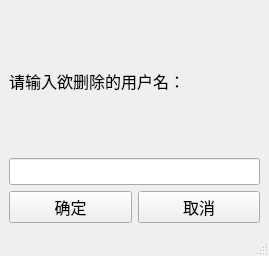
<?xml version="1.0" encoding="UTF-8"?>
<ui version="4.0">
 <class>MainWindow</class>
 <widget class="QMainWindow" name="MainWindow">
  <property name="geometry">
   <rect>
    <x>0</x>
    <y>0</y>
    <width>269</width>
    <height>256</height>
   </rect>
  </property>
  <property name="font">
   <font>
    <pointsize>12</pointsize>
   </font>
  </property>
  <property name="windowTitle">
   <string>删除</string>
  </property>
  <widget class="QWidget" name="centralwidget">
   <layout class="QVBoxLayout" name="verticalLayout_3">
    <item>
     <layout class="QVBoxLayout" name="verticalLayout_2">
      <item>
       <layout class="QVBoxLayout" name="verticalLayout">
        <item>
         <widget class="QLabel" name="label">
          <property name="text">
           <string>请输入欲删除的用户名：</string>
          </property>
         </widget>
        </item>
        <item>
         <widget class="QLineEdit" name="username_ledit"/>
        </item>
       </layout>
      </item>
      <item>
       <layout class="QHBoxLayout" name="horizontalLayout_3">
        <item>
         <widget class="QPushButton" name="enter_button">
          <property name="text">
           <string>确定</string>
          </property>
         </widget>
        </item>
        <item>
         <widget class="QPushButton" name="cancel_button">
          <property name="text">
           <string>取消</string>
          </property>
         </widget>
        </item>
       </layout>
      </item>
     </layout>
    </item>
   </layout>
  </widget>
  <widget class="QStatusBar" name="statusbar"/>
 </widget>
 <resources/>
 <connections/>
</ui>
